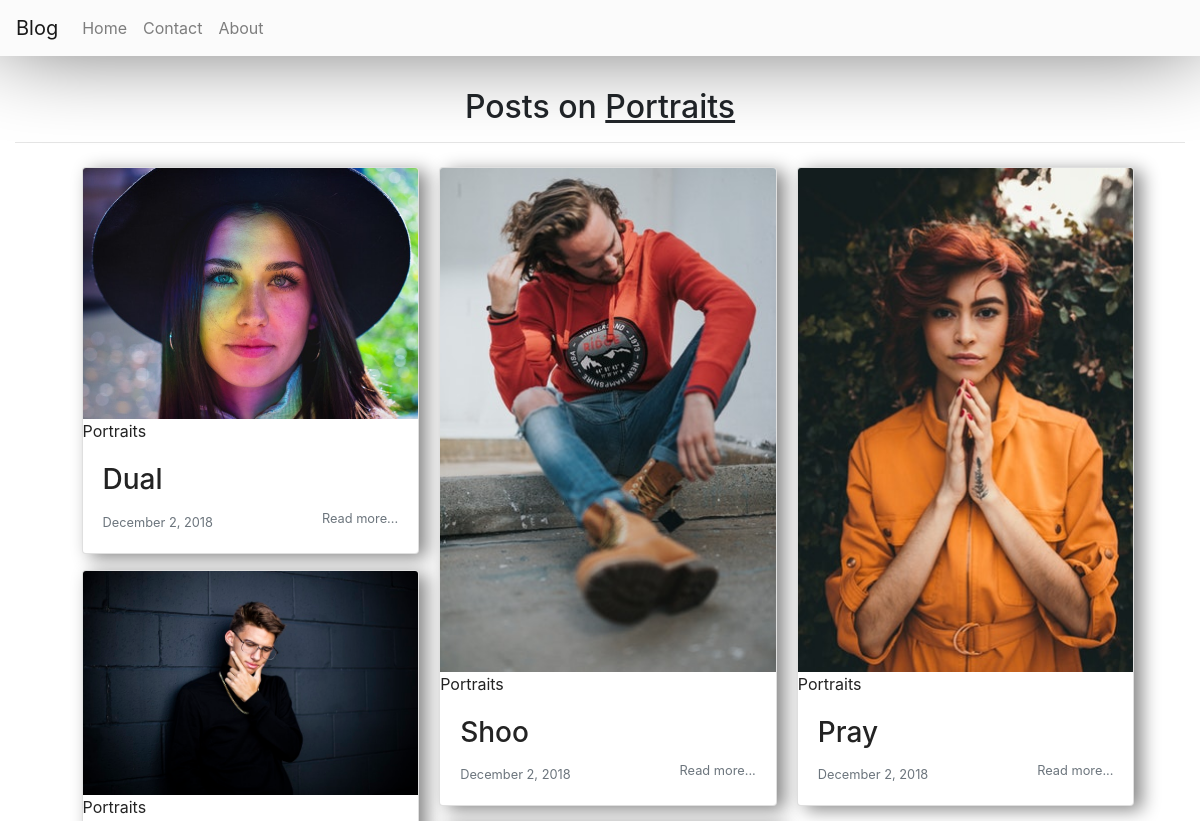
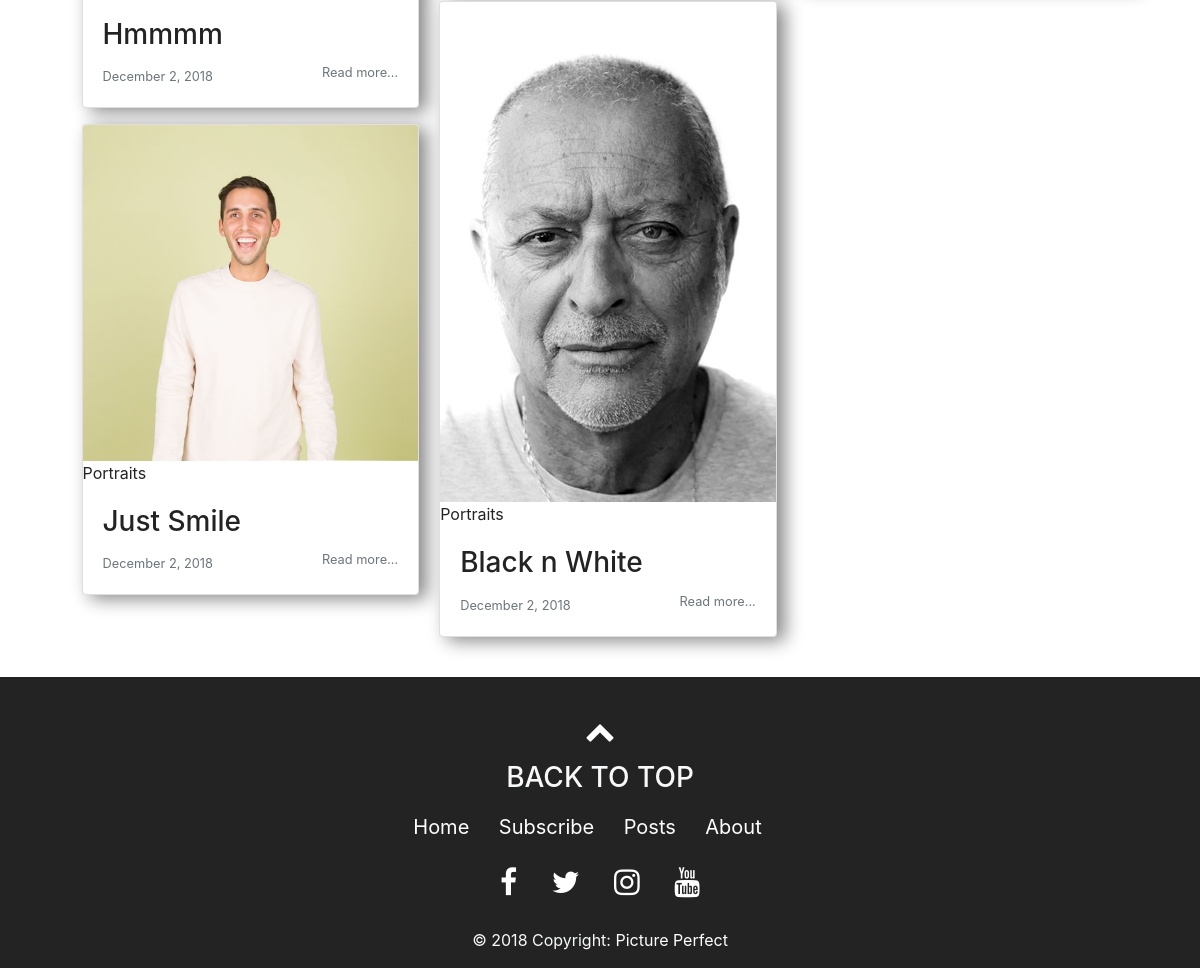
Screenshot of /filtered_posts.php?topic=5 with the database file from the repository (2 pictures, top to bottom).
### tables this page shows
CREATE TABLE IF NOT EXISTS `topics` (
  `id` int(11) NOT NULL AUTO_INCREMENT,
  `name` varchar(255) NOT NULL,
  `slug` varchar(255) NOT NULL,
  PRIMARY KEY (`id`),
  UNIQUE KEY `slug` (`slug`)
);

CREATE TABLE IF NOT EXISTS `posts` (
  `id` int(11) NOT NULL AUTO_INCREMENT,
  `admin_id` int(11) NOT NULL,
  `title` varchar(255) NOT NULL,
  `slug` varchar(255) NOT NULL,
  `image` varchar(255) NOT NULL,
  `body` text NOT NULL,
  `created_at` datetime NOT NULL DEFAULT CURRENT_TIMESTAMP,
  PRIMARY KEY (`id`),
  UNIQUE KEY `slug` (`slug`),
  KEY `admin_id` (`admin_id`)
);

### includes/functions.php (called while the page is built, shortened)
<?php
function getPublishedPosts() {
	global $conn;
	$sql = "SELECT * FROM posts";
	$result = mysqli_query($conn, $sql);
	$posts = mysqli_fetch_all($result, MYSQLI_ASSOC);
	$final_posts = array();
	foreach ($posts as $post) {
		$post['topic'] = getPostTopic($post['id']);
		array_push($final_posts, $post);
	}
	return $final_posts;
}
function getPostTopic($post_id){
	global $conn;
	$sql = "SELECT * FROM topics WHERE id=
			(SELECT topic_id FROM post_topic WHERE post_id=$post_id) LIMIT 1";
	$result = mysqli_query($conn, $sql);
	$topic = mysqli_fetch_assoc($result);
	return $topic;
}
function getPublishedPostsByTopic($topic_id) {
	global $conn;
	$sql = "SELECT * FROM posts ps
			WHERE ps.id IN
			(SELECT pt.post_id FROM post_topic pt
				WHERE pt.topic_id=$topic_id GROUP BY pt.post_id
				HAVING COUNT(1) = 1)";
	$result = mysqli_query($conn, $sql);
	$posts = mysqli_fetch_all($result, MYSQLI_ASSOC);
	$final_posts = array();
	foreach ($posts as $post) {
		$post['topic'] = getPostTopic($post['id']);
		array_push($final_posts, $post);
	}
	return $final_posts;
}
function getTopicNameById($id)
{
	global $conn;
	$sql = "SELECT name FROM topics WHERE id=$id";
	$result = mysqli_query($conn, $sql);
	$topic = mysqli_fetch_assoc($result);
	return $topic['name'];
}
?>

### filtered_posts.php (the view, shortened to what this page needs)
<?php
    require_once('config.php');
    require_once( ROOT_PATH . '/includes/functions.php');
    $posts = getPublishedPosts();
    require_once( ROOT_PATH . '/includes/head_section.php');
?>
<?php
	if (isset($_GET['topic'])) {
		$topic_id = $_GET['topic'];
		$posts = getPublishedPostsByTopic($topic_id);
	}
?>
</head>
<body>
	<?php include( ROOT_PATH . '/includes/navbar.php'); ?>
<div class="container-fluid content">
  <center>
    <h2 class="content-title">
      Posts on <u><?php echo getTopicNameById($topic_id); ?></u>
    </h2>
  </center>
	<hr>
<div class="gal card-columns">
        <?php foreach($posts as $post): ?>
        <div class="card posts m-2">
          <a href="<?php echo BASE_URL . '/static/' . $post['image']; ?>" data-fancybox data-caption = "<?php echo $post['title'] ?>" ><img class="card-img-top" src="<?php echo BASE_URL . '/static/' . $post['image']; ?>" alt="Card image cap"></a>
          <?php if (isset($post['topic']['name'])): ?>
          <a class = "my-2" href="<?php echo BASE_URL . 'filtered_posts.php?topic=' . $post['topic']['id'] ?>"><?php echo $post['topic']['name'] ?></a>
          <?php endif; ?>
          <a href="single_post.php?post-slug=<?php echo $post['slug']; ?>">
            <div class="card-body">
              <h3 class="card-title"><?php echo $post['title'] ?></h3>
              <p class="card-text">
                <small class="text-muted">
                  <span><?php echo date("F j, Y ", strtotime($post["created_at"])); ?></span>
                  <span class="read_more float-right">Read more...</span>
                </small>
              </p>
            </div>
          </a>
        </div>
      <?php endforeach; ?>
    </div>
</div>
<?php include( ROOT_PATH . '/includes/footer.php') ?>
</body>
</html>

### static/style.css (style rules this page uses)
.posts { display: inline-block; box-shadow: 8px 4px 18px #888888; width: 30%; }
.posts a { text-decoration: none; color: #232323; }
.content { margin-top: 32px; margin-bottom: 32px; }
.card-columns { padding:0% 5% 0%; }

### rows the page displays
topics: name "Portraits"
posts: image (picture), title "Dual", created_at "December 2, 2018"
posts: image (picture), title "Hmmmm", created_at "December 2, 2018"
posts: image (picture), title "Just Smile", created_at "December 2, 2018"
posts: image (picture), title "Shoo", created_at "December 2, 2018"
posts: image (picture), title "Black n White", created_at "December 2, 2018"
posts: image (picture), title "Pray", created_at "December 2, 2018"
